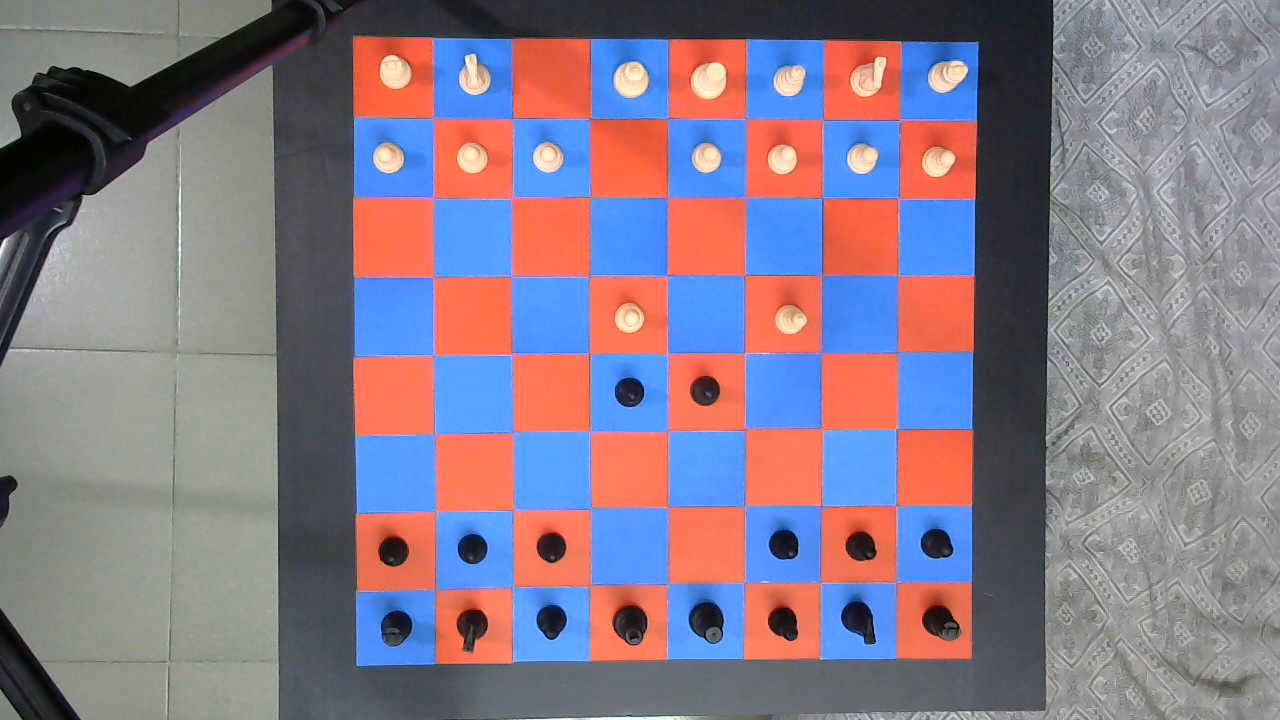
%> input picture Matlab/Final Game/WorkDir/image (5).jpg, 1280 x 720 px
$ octave img_process2.m   (GNU Octave 9; MATLAB toolbox functions it lacks are replaced by stand-ins)
%> lines starting %> are read from the running program, lines starting %| are printed output that depends on the picture; in (x1, y1, x2, y2) boxes, pixels count from 0 and x2, y2 are one past the last pixel; in counts of white or black regions, pixels touching at a corner belong together; the program's own positions count from 1
%> further down, I is the input picture: size 720x1280x3 uint8; mean R, G, B 134.9, 122, 136.8
### Matlab/ShuvoNRF1.2/Extraction.m
function image=Extraction(I,rMin,rMax,gMin,gMax,bMin,bMax)
%> called with rMin = 240, rMax = 255, gMin = 60, gMax = 140, bMin = 0, bMax = 50
R = I(:,:,1);
G = I(:,:,2);
B = I(:,:,3);
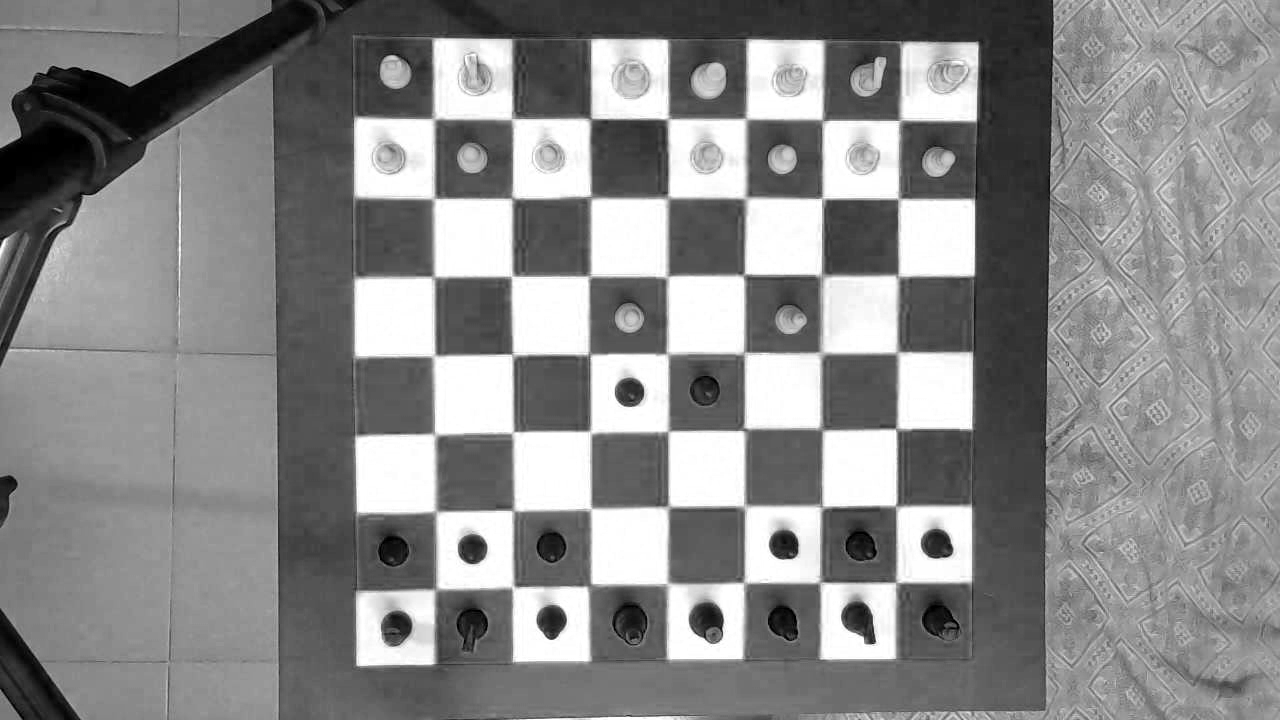
%> B: size 720x1280 uint8; min 0, max 255, mean 136.8

RMin = imbinarize(R,rMin/255);
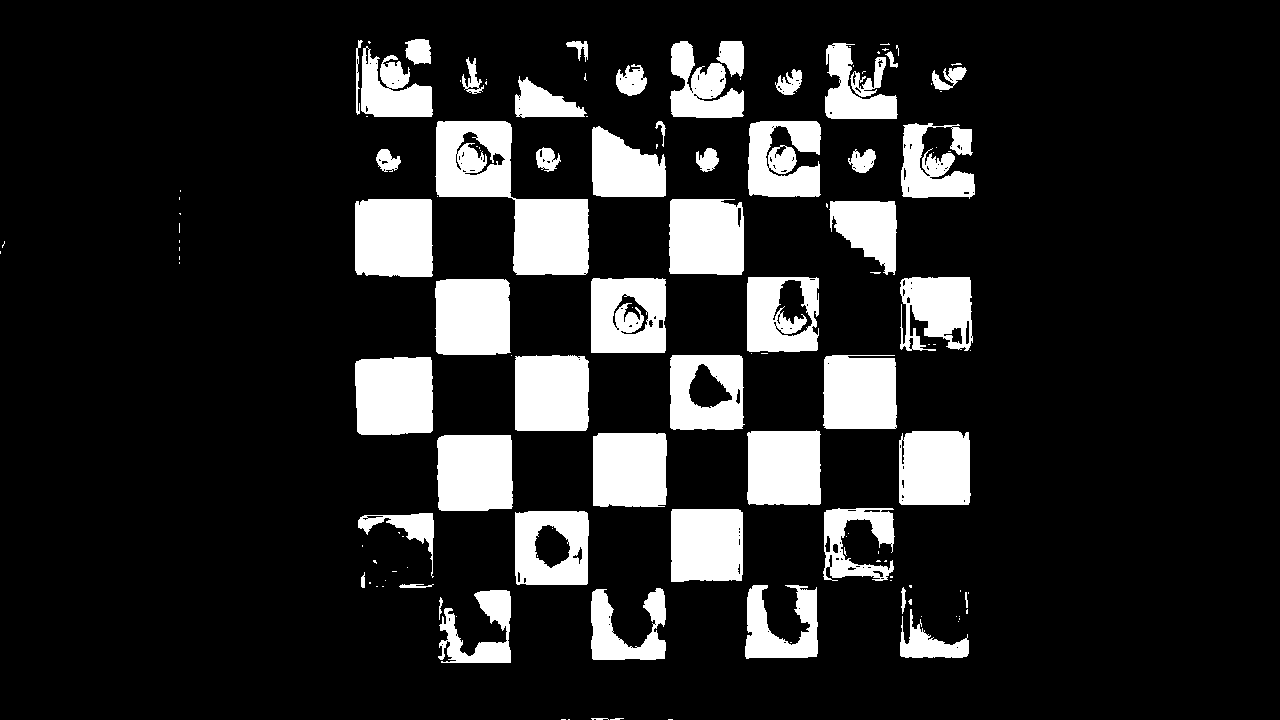
%> RMin: size 720x1280 logical; 15.2% white; 133 white regions (81 under 20 px), largest, box (x1, y1, x2, y2) and area: (435, 121, 589, 275) 10760, (355, 199, 433, 277) 5910, (355, 357, 433, 435) 5819
GMin = imbinarize(G,gMin/255);
%> GMin: size 720x1280 logical; 88% white; 127 black regions (100 under 20 px), largest, box (x1, y1, x2, y2) and area: (0, 0, 1054, 512) 93359, (0, 609, 80, 720) 4145, (613, 602, 647, 645) 948
BMin = imbinarize(B,bMin/255);
%> BMin: size 720x1280 logical; 99.8% white; 119 black regions (115 under 20 px), largest, box (x1, y1, x2, y2) and area: (0, 128, 86, 187) 1514, (62, 88, 88, 100) 100, (856, 532, 868, 536) 21, (88, 76, 97, 80) 20

% RGBMin = (RMin & GMin & BMin);

RMax= imbinarize(R,rMax/255);
%> RMax: size 720x1280 logical; every value is 0
GMax= imbinarize(G,gMax/255);
%> GMax: size 720x1280 logical; 44.5% white; 731 white regions (634 under 20 px), largest, box (x1, y1, x2, y2) and area: (0, 103, 279, 720) 129336, (1044, 0, 1280, 720) 113750, (355, 279, 746, 659) 27675
BMax= imbinarize(B,bMax/255);
%> BMax: size 720x1280 logical; 92.3% white; 301 black regions (231 under 20 px), largest, box (x1, y1, x2, y2) and area: (589, 0, 1053, 392) 26066, (0, 0, 367, 233) 23940, (0, 609, 80, 720) 3786

% RGBMax= (RMax & GMax & BMax);

Rx = xor(RMin, RMax);
Bx = xor(BMin, BMax);
%> Bx: size 720x1280 logical; 7.5% white; 303 white regions (233 under 20 px), largest, box (x1, y1, x2, y2) and area: (589, 0, 1053, 392) 26066, (0, 0, 367, 233) 22207, (0, 609, 80, 720) 3773
Gx = xor(GMin, GMax);
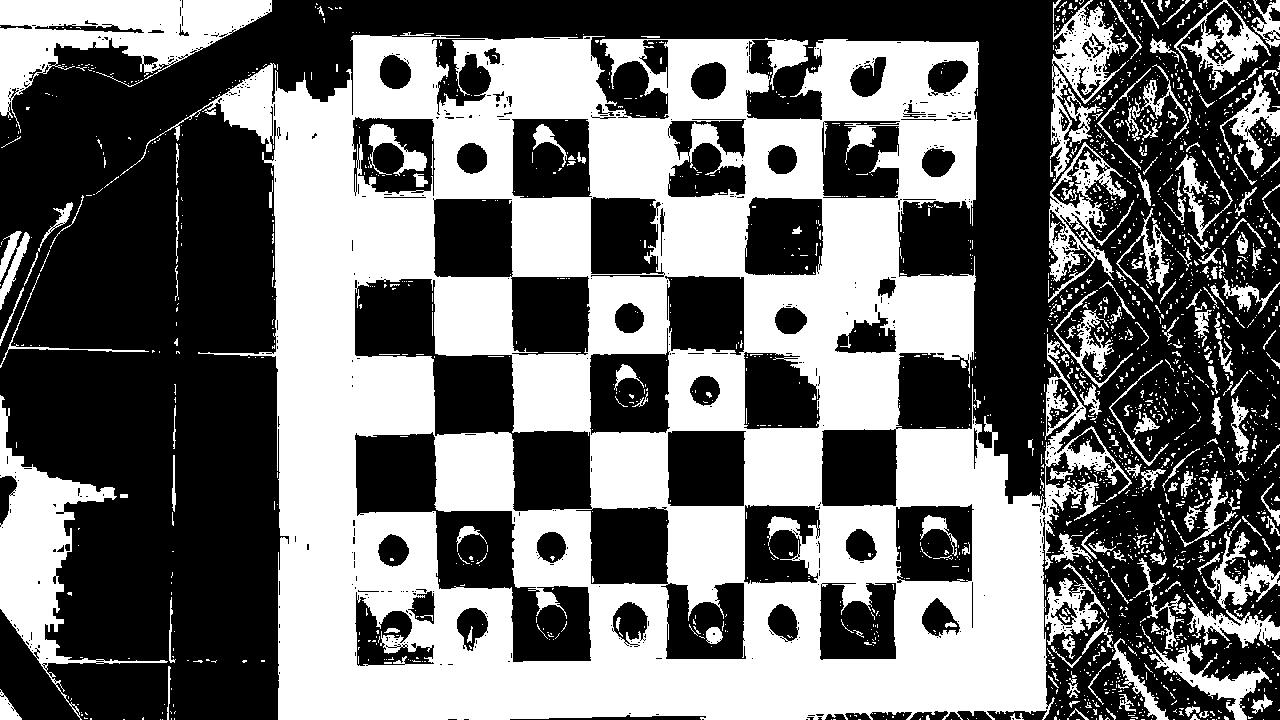
%> Gx: size 720x1280 logical; 43.4% white; 2080 white regions (1829 under 20 px), largest, box (x1, y1, x2, y2) and area: (120, 35, 1132, 720) 320277, (0, 0, 272, 133) 14065, (0, 395, 168, 720) 12056

image=(Rx & Gx & Bx);
%> image: size 720x1280 logical; 0.01% white in thin lines or dots, all inside (x1, y1, x2, y2) = (357, 41, 665, 193)

end

### Matlab/ShuvoNRF1.2/img_process2.m


dustRemoveRGB = 10;
dustRemoveA = 5;

I = imread('D:\Workspace\Term Project MATLAB\Sample Game\image (5).jpg');

Orange=Extraction(I,240,255,60,140,0,50);
Red=Extraction(I,220,255,0,50,0,50);
%> call 2 of Extraction, with rMin = 220, rMax = 255, gMin = 0, gMax = 50, bMin = 0, bMax = 50
%> in Extraction (call 2), `RMin = imbinarize(R,rMin/255);`: RMin: size 720x1280 logical; 18.6% white; 72 white regions (27 under 20 px), largest, box (x1, y1, x2, y2) and area: (434, 120, 589, 276) 11693, (354, 198, 433, 277) 6141, (354, 356, 433, 436) 5993
%> in Extraction (call 2), `GMin = imbinarize(G,gMin/255);`: GMin: size 720x1280 logical; 100% white; black in thin lines or dots, all inside (x1, y1, x2, y2) = (13, 8, 954, 656)
%> in Extraction (call 2), `GMax= imbinarize(G,gMax/255);`:
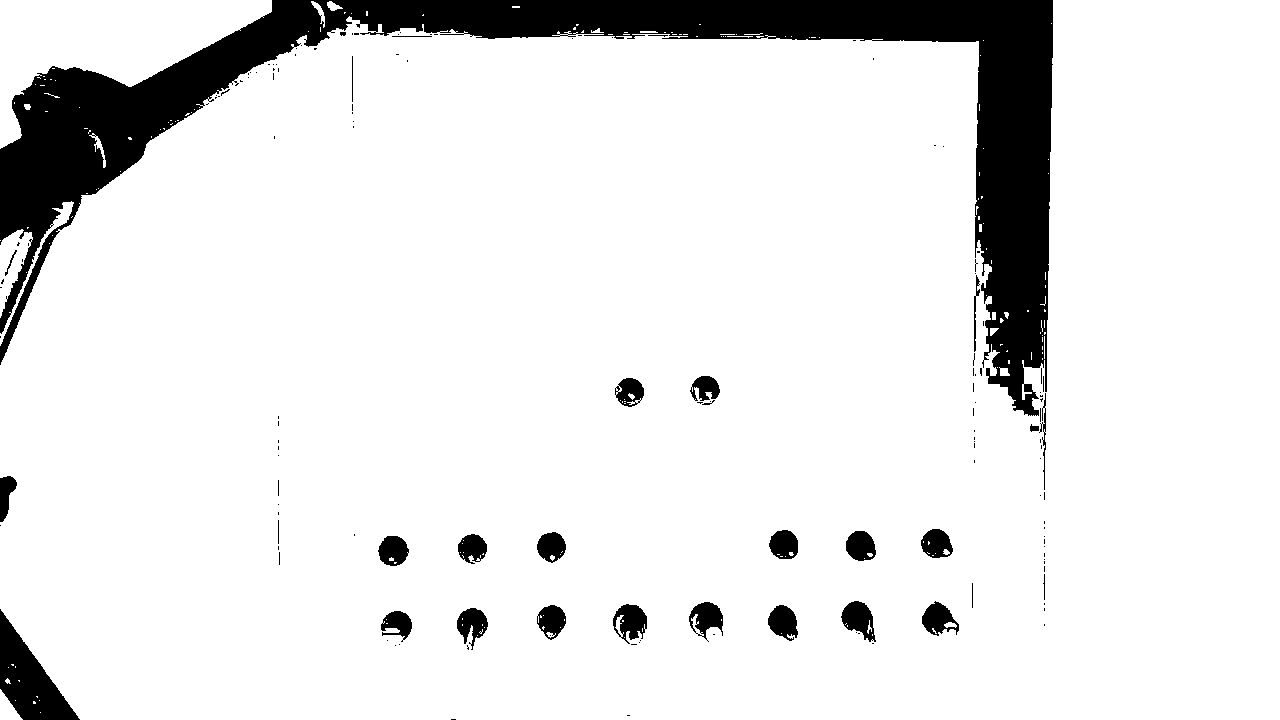
%> GMax: size 720x1280 logical; 89.7% white; 144 black regions (113 under 20 px), largest, box (x1, y1, x2, y2) and area: (0, 0, 1053, 416) 78355, (0, 609, 80, 720) 4062, (841, 601, 876, 642) 840
%> in Extraction (call 2), `Gx = xor(GMin, GMax);`: Gx: size 720x1280 logical; 10.3% white; 144 white regions (113 under 20 px), largest, box (x1, y1, x2, y2) and area: (0, 0, 1053, 416) 78348, (0, 609, 80, 720) 4060, (841, 601, 876, 642) 840


  imshow(Red);
